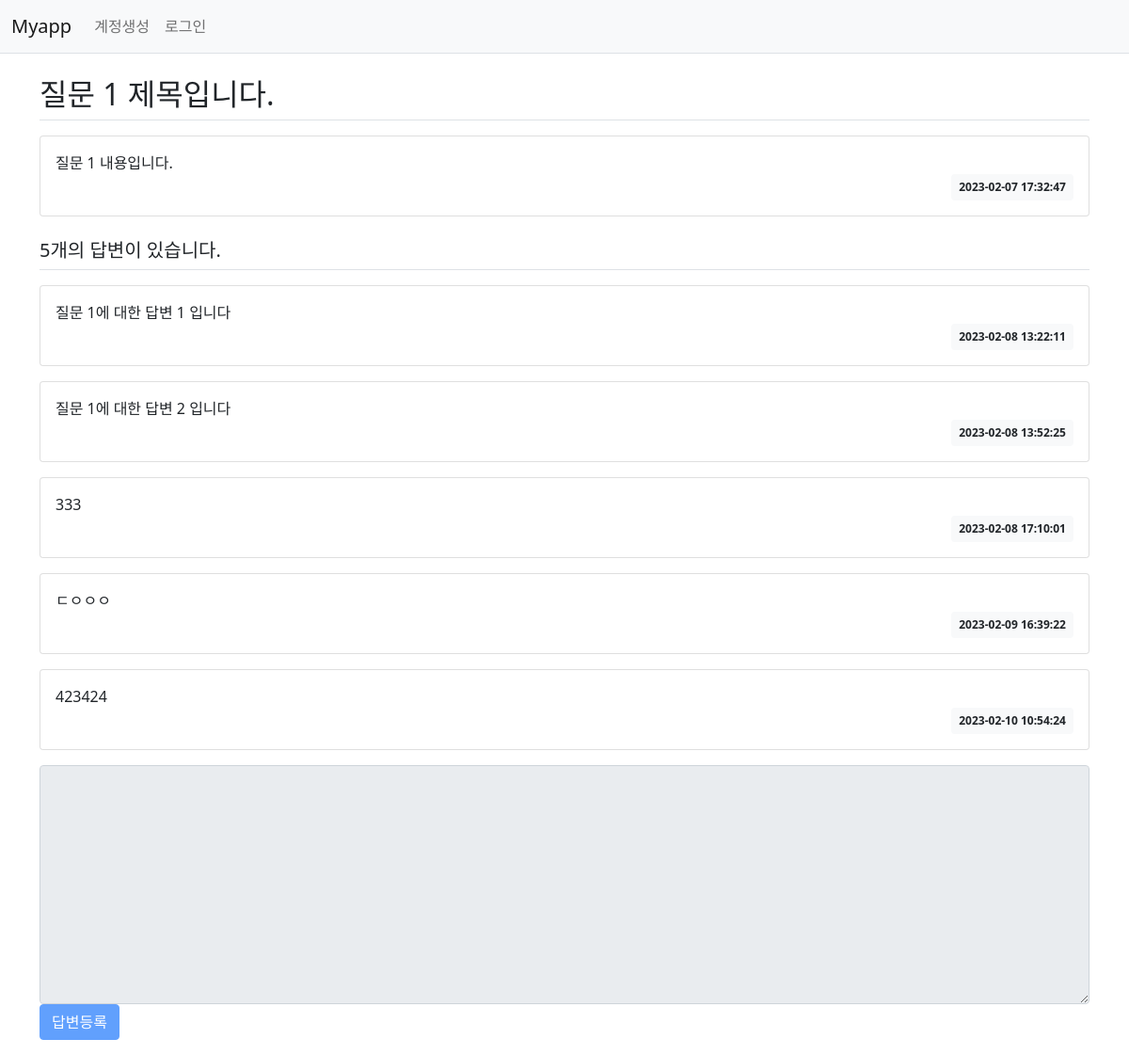
The app's page /question/detail/1/ with its own data.
### pybo/models.py (models this page shows)
class Question(db.Model):
    id = db.Column(db.Integer, primary_key=True)
    subject = db.Column(db.String(200), nullable=False)
    content = db.Column(db.Text(), nullable=False)
    create_date = db.Column(db.DateTime(), nullable=False)
    user_id = db.Column(db.Integer, db.ForeignKey('user.id', ondelete='CASCADE'), nullable=False)
    user = db.relationship('User', backref=db.backref('question_set'))

class Answer(db.Model):
    id = db.Column(db.Integer, primary_key=True)
    question_id = db.Column(db.Integer, db.ForeignKey('question.id', ondelete='CASCADE'))
    question = db.relationship('Question', backref=db.backref('answer_set'))
    content = db.Column(db.Text(), nullable=False)
    create_date = db.Column(db.DateTime(), nullable=False)
    user_id = db.Column(db.Integer, db.ForeignKey('user.id', ondelete='CASCADE'), nullable=False)
    user = db.relationship('User', backref=db.backref('answer_set'))

### pybo/views/question_views.py (the view)
@bp.route('/detail/<int:question_id>/')
def detail(question_id):
    form = AnswerForm()
    question = Question.query.get_or_404(question_id)
    return render_template('question/question_detail.html', question=question, form=form)

### pybo/forms.py
class AnswerForm(FlaskForm):
    content = TextAreaField('내용', validators=[DataRequired('내용은 필수입력 항목입니다.')])

### pybo/filter.py (called while the page is built)
def format_datetime(value : datetime, format='%Y-%m-%d %H:%M:%S'):
    return value.strftime(format)

### pybo/views/auth_views.py (called while the page is built)
@bp.before_app_request
def load_logged_in_user():
    user_id = session.get('user_id')
    if user_id is None:
        g.user = None # 컨텍스트 변수
    else:
        g.user = User.query.get(user_id)

### pybo/templates/question/question_detail.html (shortened to what this page needs)
{% extends 'base.html' %} {% block content %}
<div class="container my-3">
  <h2 class="border-bottom py-2">{{ question.subject }}</h2>
  <div class="card my-3">
    <div class="card-body">
      <div class="card-text" style="white-space: pre-line">{{ question.content }}</div>
      <div class="d-flex justify-content-end">
        <div class="badge bg-light text-dark p-2">{{ question.create_date|datetime }}</div>
      </div>
    </div>
  </div>
  <h5 class="border-bottom my-3 py-2">{{ question.answer_set|length }}개의 답변이 있습니다.</h5>
  {% for answer in question.answer_set %}
  <div class="card my-3">
    <div class="card-body">
      <div class="card-text" style="white-space: pre-line">{{ answer.content }}</div>
      <div class="d-flex justify-content-end">
        <div class="badge bg-light text-dark p-2">{{ answer.create_date|datetime }}</div>
      </div>
    </div>
  </div>
  {% endfor %}
  <form action="{{ url_for('answer.create', question_id=question.id) }}" method="post" class="my-3">
    <div class="form-group">
      <textarea {% if not g.user %}disabled{% endif %} name="content" id="content" class="form-control" rows="10"></textarea>
    </div>
    <input {% if not g.user %}disabled{% endif %} type="submit" value="답변등록" class="btn btn-primary" />
  </form>
</div>
{% endblock %}

### records on screen
Question: subject "질문 1 제목입니다.", content "질문 1 내용입니다.", create_date "2023-02-07 17:32:47"
Answer: content "질문 1에 대한 답변 1 입니다", create_date "2023-02-08 13:22:11"
Answer: content "질문 1에 대한 답변 2 입니다", create_date "2023-02-08 13:52:25"
Answer: content "333", create_date "2023-02-08 17:10:01"
Answer: content "ㄷㅇㅇㅇ", create_date "2023-02-09 16:39:22"
Answer: content "423424", create_date "2023-02-10 10:54:24"

### other values on screen
{{ question.answer_set|length }} "5"
